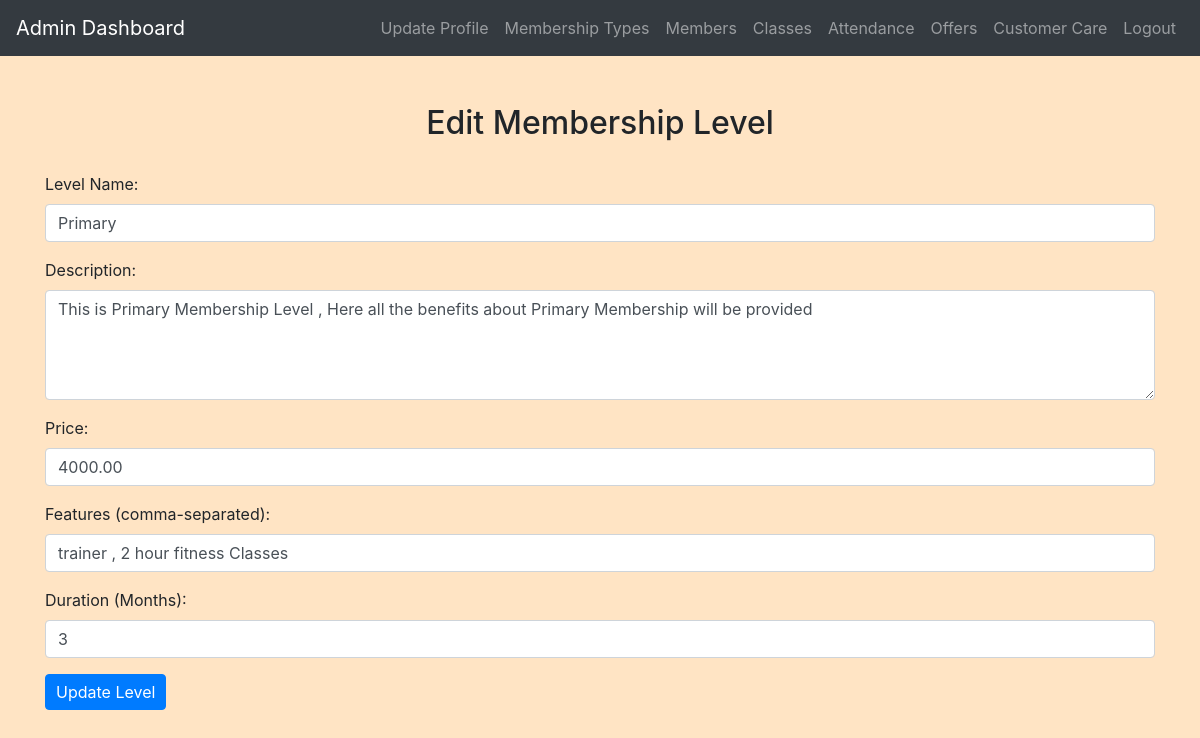
The app's page /admin/edit_levels.php?level_id=1 (signed in) with its own data.
### tables this page shows
CREATE TABLE `membership_levels` (
  `LevelID` int(11) NOT NULL,
  `level_name` varchar(50) NOT NULL,
  `description` text NOT NULL,
  `price` decimal(10,2) NOT NULL,
  `features` text NOT NULL,
  `duration` varchar(50) NOT NULL
);

### admin/edit_levels.php (the view, shortened to what this page needs)
<?php
include('config.php');
if (isset($_GET['level_id'])) {
    $levelID = $_GET['level_id'];
    $selectSql = "SELECT * FROM membership_levels WHERE LevelID = $levelID";
    $result = $conn->query($selectSql);
    $levelData = $result->fetch_assoc();
}
?>
<!DOCTYPE html>
<html lang="en">
<head>
    <link rel="stylesheet" href="https://maxcdn.bootstrapcdn.com/bootstrap/4.5.2/css/bootstrap.min.css">
    <link rel="stylesheet" href="../css/style.css">
</head>
<body>
<?php
include('admin_navbar.php');
?>
<div class="container mt-5 mb-5">
    <h2>Edit Membership Level</h2>
    <form action="<?php echo htmlspecialchars($_SERVER['PHP_SELF']); ?>" method="post">
        <div class="form-group">
            <label for="level_name">Level Name:</label>
            <input type="text" class="form-control" id="level_name" name="level_name" value="<?php echo $levelData['level_name']; ?>" required>
        </div>
        <div class="form-group">
            <label for="description">Description:</label>
            <textarea class="form-control" id="description" name="description" rows="4" required><?php echo $levelData['description']; ?></textarea>
        </div>
        <div class="form-group">
            <label for="price">Price:</label>
            <input type="number" class="form-control" id="price" name="price" step="0.01" value="<?php echo $levelData['price']; ?>" required>
        </div>
        <div class="form-group">
            <label for="features">Features (comma-separated):</label>
            <input type="text" class="form-control" id="features" name="features" value="<?php echo $levelData['features']; ?>" required>
        </div>
        <div class="form-group">
            <label for="duration">Duration (Months):</label>
            <input type="number" class="form-control" id="duration" name="duration" value="<?php echo $levelData['duration']; ?>" required>
        </div>
        <button type="submit" class="btn btn-primary">Update Level</button>
    </form>
</div>
</body>
</html>

### css/style.css (style rules this page uses)
body { background-color: bisque; }
h1, h2, h3, h4 { text-align: center; margin-top: 30px; margin-bottom: 30px; }
.btn-primary { padding: 5px 10px; }

### records on screen
membership_levels: level_name "Primary", description "This is Primary Membership Level , Here all the benefits about Primary Membership will be provided", price "4000.00", features "trainer , 2 hour fitness Classes", duration "3"
